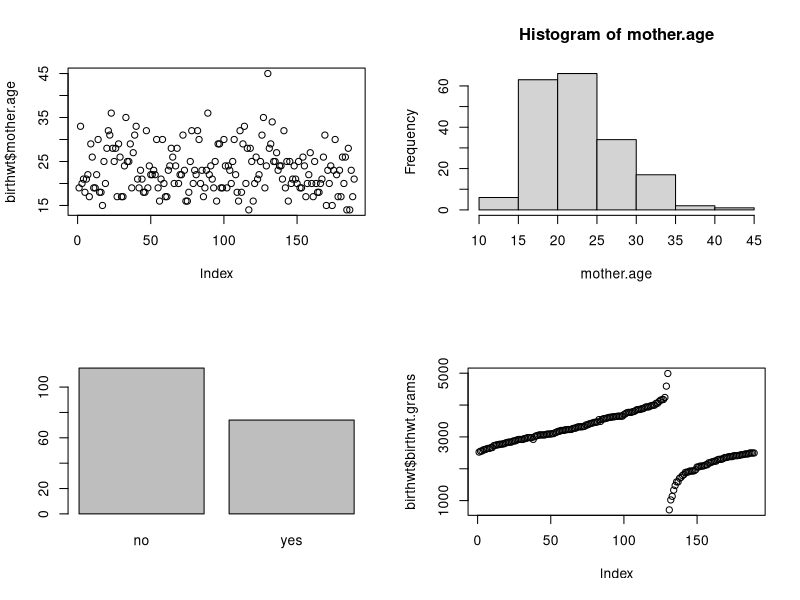
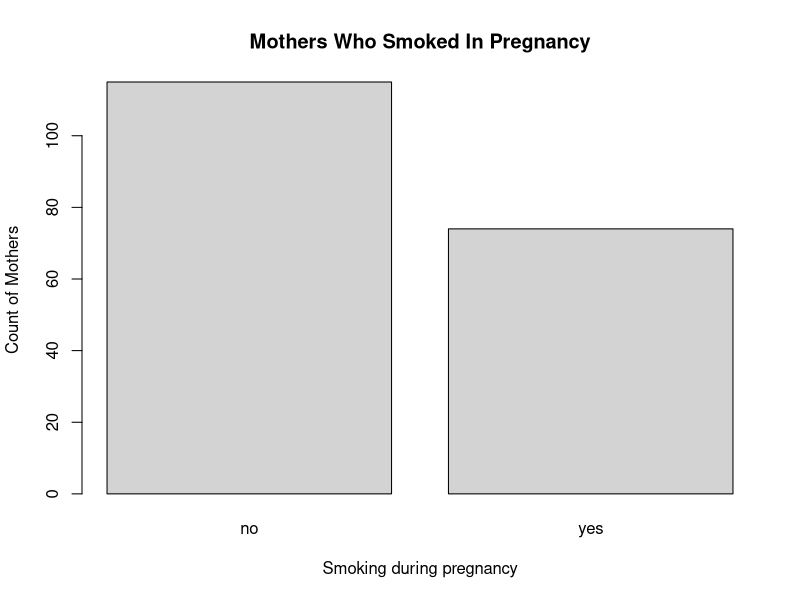
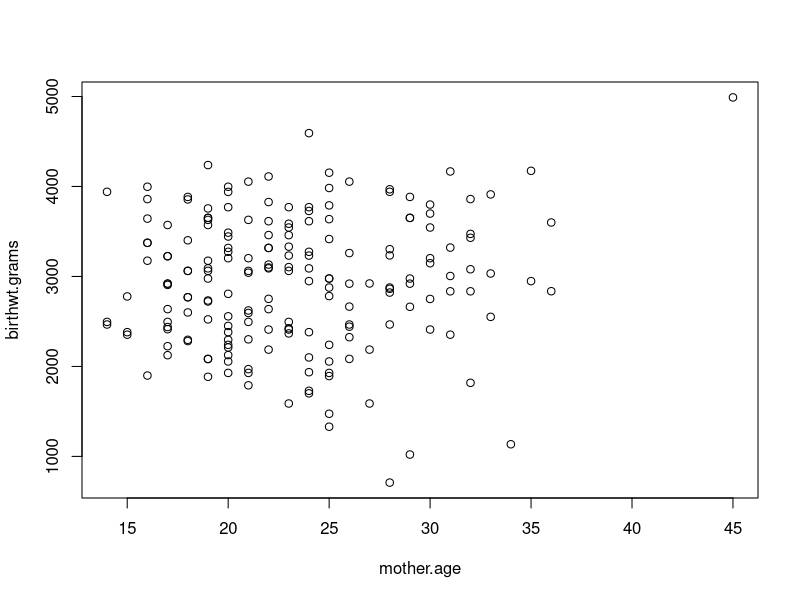
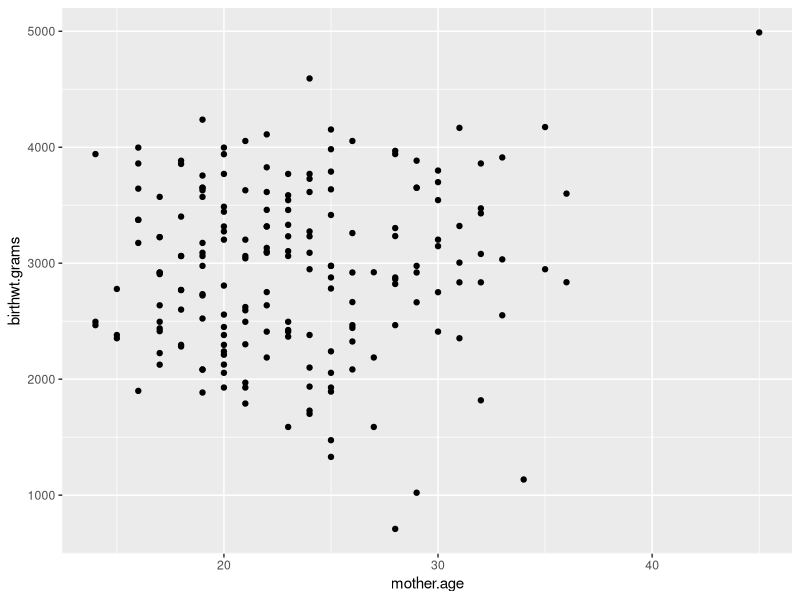
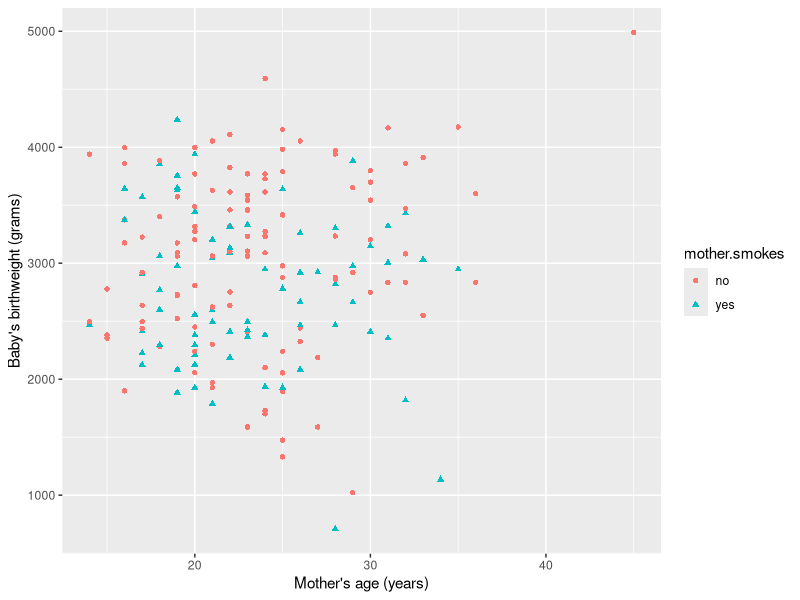
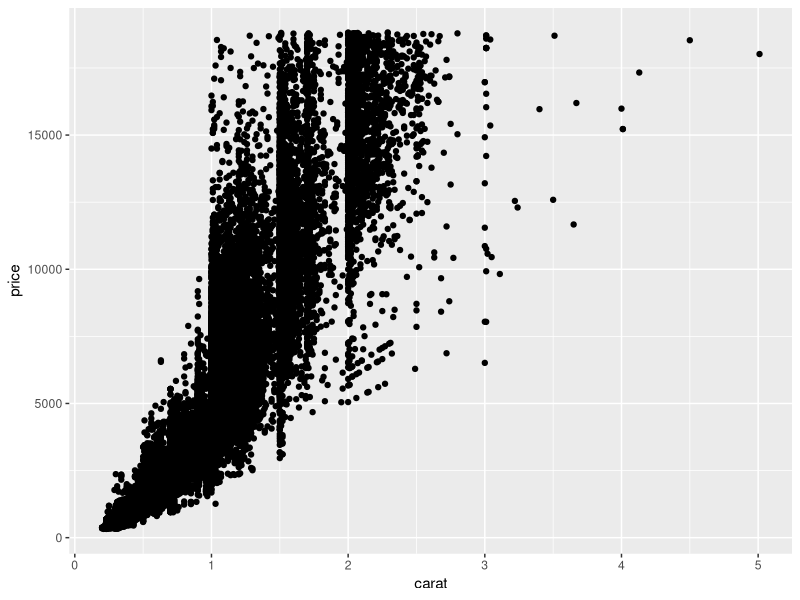
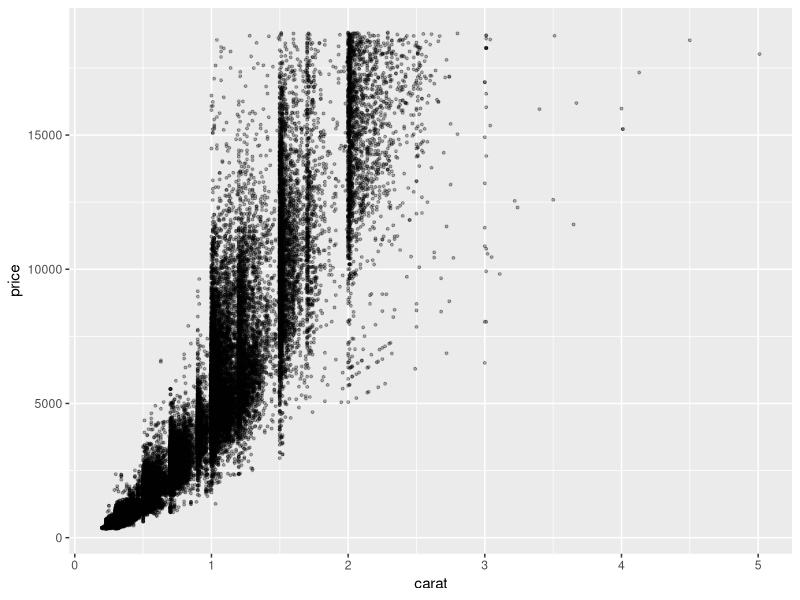
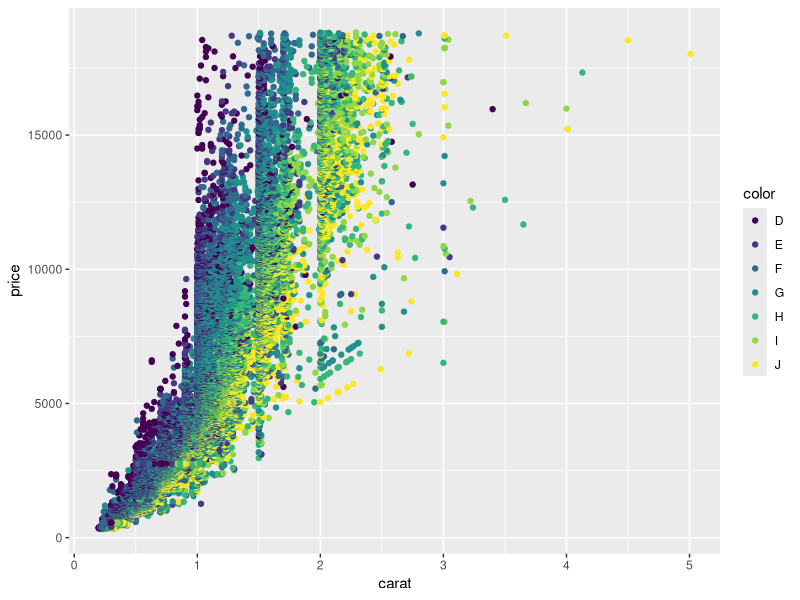

Recreate these plots in R, in order.
## ---- chunk 1
library(MASS)
str(birthwt)
## ---- chunk 2
colnames(birthwt) 

# The default names are not very descriptive

colnames(birthwt) <- c("birthwt.below.2500", "mother.age", "mother.weight", 
    "race", "mother.smokes", "previous.prem.labor", "hypertension", "uterine.irr", 
    "physician.visits", "birthwt.grams")

# Better names!
## ---- chunk 3
library(plyr)
birthwt <- transform(birthwt, 
            race = as.factor(mapvalues(race, c(1, 2, 3), 
                              c("white","black", "other"))),
            mother.smokes = as.factor(mapvalues(mother.smokes, 
                              c(0,1), c("no", "yes"))),
            hypertension = as.factor(mapvalues(hypertension, 
                              c(0,1), c("no", "yes"))),
            uterine.irr = as.factor(mapvalues(uterine.irr, 
                              c(0,1), c("no", "yes"))),
            birthwt.below.2500 = as.factor(mapvalues(birthwt.below.2500,
                              c(0,1), c("no", "yes")))
            )
## ---- chunk 4
summary(birthwt)
## ---- chunk 5
with(birthwt, tapply(birthwt.grams, INDEX = list(race, mother.smokes), FUN = mean)) 
## ---- chunk 6
library(knitr)
bwt.tbl <- with(birthwt, tapply(birthwt.grams, INDEX = list(race, mother.smokes), FUN = mean))
kable(bwt.tbl, format = "markdown")
## ---- chunk 7
library(MASS)
with(birthwt, tapply(birthwt.grams, INDEX = list(race, mother.smokes), FUN = mean)) # tapply
with(birthwt, aggregate(birthwt.grams, by = list(race, mother.smokes), FUN = mean)) # aggregate
## ---- chunk 8
aggregate(birthwt.grams ~ race + mother.smokes, FUN=mean, data=birthwt)
## ---- chunk 9
weight.smoke.tbl <- with(birthwt, table(birthwt.below.2500, mother.smokes))
weight.smoke.tbl
## ---- chunk 10
or.smoke.bwt <- (weight.smoke.tbl[2,2] / weight.smoke.tbl[1,2]) / (weight.smoke.tbl[2,1] / weight.smoke.tbl[1,1])
or.smoke.bwt
## ---- chunk 11
with(birthwt, cor(birthwt.grams, mother.age))  # Calculate correlation
## ---- chunk 12
with(birthwt, cor(birthwt.grams[mother.smokes == "yes"], mother.age[mother.smokes == "yes"]))
## ---- chunk 13
with(birthwt, cor(birthwt.grams[mother.smokes == "no"], mother.age[mother.smokes == "no"]))
## ---- chunk 14
by(data = birthwt[c("birthwt.grams", "mother.age")], 
   INDICES = birthwt["mother.smokes"], 
   FUN = function(x) {cor(x[,1], x[,2])})
## ---- chunk 15
par(mfrow = c(2,2)) # Display plots in a single 2 x 2 figure 
plot(birthwt$mother.age)
with(birthwt, hist(mother.age))
plot(birthwt$mother.smokes)
plot(birthwt$birthwt.grams)
## ---- chunk 16
par(mfrow = c(1,1))
plot(birthwt$mother.smokes, 
     main = "Mothers Who Smoked In Pregnancy", 
     xlab = "Smoking during pregnancy", 
     ylab = "Count of Mothers",
     col = "lightgrey")
## ---- chunk 17
library(ggplot2)
## ---- chunk 18
with(birthwt, plot(mother.age, birthwt.grams))  # Base graphics 
qplot(x=mother.age, y=birthwt.grams, data=birthwt)  # using qplot from ggplot2
## ---- chunk 19
qplot(x=mother.age, y=birthwt.grams, data=birthwt,
      color = mother.smokes,
      shape = mother.smokes,
      xlab = "Mother's age (years)",
      ylab = "Baby's birthweight (grams)"
      ) 
## ---- chunk 20
dim(diamonds)
head(diamonds)
## ---- chunk 21
diamond.plot <- ggplot(data=diamonds, aes(x=carat, y=price))
diamond.plot + geom_point()
## ---- chunk 22
diamond.plot + geom_point(size = 0.7, alpha = 0.3)
## ---- chunk 23
diamond.plot <- ggplot(data=diamonds, aes(x=carat, y=price, colour = color))
diamond.plot + geom_point()
## ---- chunk 24
cbPalette <- c("#999999", "#E69F00", "#56B4E9", "#009E73", "#F0E442", "#0072B2", "#D55E00", "#CC79A7")
diamond.plot <- ggplot(data=diamonds, aes(x=carat, y=price, colour = color))
diamond.plot + geom_point() + scale_colour_manual(values=cbPalette)
## ---- chunk 25
diamond.plot <- ggplot(data=diamonds, aes(x=carat, y=price, colour = color))

diamond.plot + geom_point() + facet_wrap(~ cut)
## ---- chunk 26
diamond.plot + geom_point() + facet_grid(. ~ cut)
## ---- chunk 27
diamond.plot + geom_point() + facet_grid(cut ~ .)
## ---- chunk 28
qplot(x = race, data = birthwt, geom = "bar")
## ---- chunk 29
base.plot <- ggplot(birthwt, aes(x = mother.age)) +
  xlab("Mother's age") 
base.plot + geom_histogram()
base.plot + geom_histogram(aes(fill = race))
base.plot + geom_density()
base.plot + geom_density(aes(fill = race), alpha = 0.5)
## ---- chunk 30
base.plot <- ggplot(birthwt, aes(x = as.factor(physician.visits), y = birthwt.grams)) +
  xlab("Number of first trimester physician visits") +
  ylab("Baby's birthweight (grams)")

# Box plot
base.plot + geom_boxplot()
                    
# Violin plot
base.plot + geom_violin()
## ---- chunk 31
bwt.summary <- aggregate(birthwt.grams ~ race + mother.smokes, data = birthwt, FUN = mean) # aggregate
bwt.summary
## ---- chunk 32
# Define basic aesthetic parameters
p.bwt <- ggplot(data = bwt.summary, aes(y = birthwt.grams, x = race, fill = mother.smokes))

# Pick colors for the bars
bwt.colors <- c("#009E73", "#999999")

# Display barchart
p.bwt + geom_bar(stat = "identity", position = "dodge") +
  ylab("Average birthweight") + 
  xlab("Mother's race") +
  guides(fill = guide_legend(title = "Mother's smoking status")) + 
  scale_fill_manual(values=bwt.colors)
## ---- chunk 33
by(data = birthwt[c("birthwt.grams", "mother.age")], 
   INDICES = birthwt["mother.smokes"], 
   FUN = function(x) {cor(x[,1], x[,2])})
## ---- chunk 34
ggplot(birthwt, aes(x=mother.age, y=birthwt.grams, shape=mother.smokes, color=mother.smokes)) + 
  geom_point() + # Adds points (scatterplot)
  geom_smooth(method = "lm") + # Adds regression lines
  ylab("Birth Weight (grams)") + # Changes y-axis label
  xlab("Mother's Age (years)") + # Changes x-axis label
  ggtitle("Birth Weight by Mother's Age") # Changes plot title
